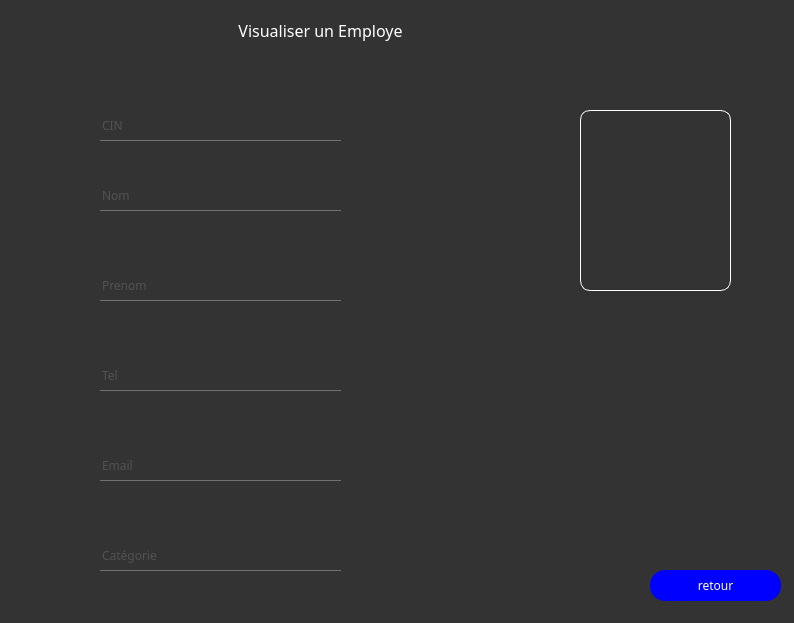
<?xml version="1.0" encoding="UTF-8"?>
<ui version="4.0">
 <class>Visualise</class>
 <widget class="QWidget" name="Visualise">
  <property name="geometry">
   <rect>
    <x>0</x>
    <y>0</y>
    <width>794</width>
    <height>623</height>
   </rect>
  </property>
  <property name="windowTitle">
   <string>Form</string>
  </property>
  <property name="styleSheet">
   <string notr="true">QWidget{

background:#333;
}
*{
	font-family:Century gothic;

}
QFrame{
border-radius:10px;
background:#333;
}
QPushButton{
	border-radius:15px;
	background:blue;
	color:white;
}

QPushButton:hover{
	border-radius:15px;
	background:#49ebff;
	color:#333;
}
QToolButton{
	border-radius:50px;
	background:blue;

}

QLabel{
	color:white;
}

QLineEdit{
	background:transparent;
	border:none;
	color:#717072;
	border-bottom:1px solid #717072;
}

</string>
  </property>
  <widget class="QFrame" name="frame_6">
   <property name="geometry">
    <rect>
     <x>0</x>
     <y>0</y>
     <width>794</width>
     <height>623</height>
    </rect>
   </property>
   <property name="styleSheet">
    <string notr="true">QPushButton{
	border-radius:15px;
	background:blue;
	color:white;
}

QPushButton:hover{
	border-radius:15px;
	background:#49ebff;
	color:#333;
}
</string>
   </property>
   <property name="frameShape">
    <enum>QFrame::StyledPanel</enum>
   </property>
   <property name="frameShadow">
    <enum>QFrame::Raised</enum>
   </property>
   <widget class="QLabel" name="label_20">
    <property name="geometry">
     <rect>
      <x>160</x>
      <y>0</y>
      <width>321</width>
      <height>61</height>
     </rect>
    </property>
    <property name="text">
     <string>&lt;html&gt;&lt;head/&gt;&lt;body&gt;&lt;p align=&quot;center&quot;&gt;&lt;span style=&quot; font-size:12pt;&quot;&gt;Visualiser un Employe&lt;/span&gt;&lt;/p&gt;&lt;/body&gt;&lt;/html&gt;</string>
    </property>
   </widget>
   <widget class="QLineEdit" name="cinrech">
    <property name="geometry">
     <rect>
      <x>100</x>
      <y>110</y>
      <width>241</width>
      <height>31</height>
     </rect>
    </property>
    <property name="text">
     <string/>
    </property>
    <property name="placeholderText">
     <string>CIN</string>
    </property>
   </widget>
   <widget class="QLineEdit" name="nomrech">
    <property name="geometry">
     <rect>
      <x>100</x>
      <y>180</y>
      <width>241</width>
      <height>31</height>
     </rect>
    </property>
    <property name="text">
     <string/>
    </property>
    <property name="placeholderText">
     <string>Nom</string>
    </property>
   </widget>
   <widget class="QLineEdit" name="telrech">
    <property name="geometry">
     <rect>
      <x>100</x>
      <y>360</y>
      <width>241</width>
      <height>31</height>
     </rect>
    </property>
    <property name="text">
     <string/>
    </property>
    <property name="placeholderText">
     <string>Tel</string>
    </property>
   </widget>
   <widget class="QLineEdit" name="emailrech">
    <property name="geometry">
     <rect>
      <x>100</x>
      <y>450</y>
      <width>241</width>
      <height>31</height>
     </rect>
    </property>
    <property name="text">
     <string/>
    </property>
    <property name="placeholderText">
     <string>Email</string>
    </property>
   </widget>
   <widget class="QLineEdit" name="prenomrech">
    <property name="geometry">
     <rect>
      <x>100</x>
      <y>270</y>
      <width>241</width>
      <height>31</height>
     </rect>
    </property>
    <property name="text">
     <string/>
    </property>
    <property name="readOnly">
     <bool>false</bool>
    </property>
    <property name="placeholderText">
     <string>Prenom</string>
    </property>
   </widget>
   <widget class="QLineEdit" name="cat">
    <property name="geometry">
     <rect>
      <x>100</x>
      <y>540</y>
      <width>241</width>
      <height>31</height>
     </rect>
    </property>
    <property name="text">
     <string/>
    </property>
    <property name="placeholderText">
     <string>Catégorie</string>
    </property>
   </widget>
   <widget class="QLabel" name="imgrech">
    <property name="geometry">
     <rect>
      <x>580</x>
      <y>110</y>
      <width>151</width>
      <height>181</height>
     </rect>
    </property>
    <property name="styleSheet">
     <string notr="true">border:1px solid white;</string>
    </property>
    <property name="text">
     <string/>
    </property>
   </widget>
   <widget class="QPushButton" name="pushButton">
    <property name="geometry">
     <rect>
      <x>650</x>
      <y>570</y>
      <width>131</width>
      <height>31</height>
     </rect>
    </property>
    <property name="text">
     <string>retour</string>
    </property>
   </widget>
  </widget>
 </widget>
 <resources/>
 <connections/>
</ui>
